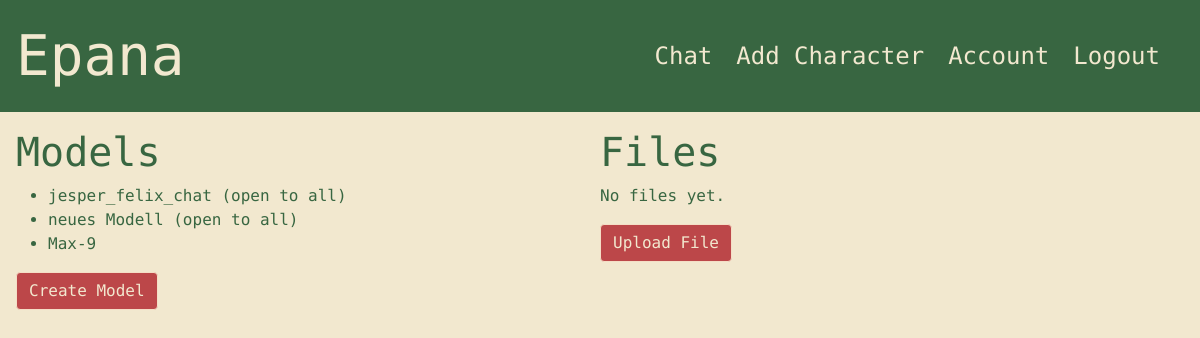
Page /models (signed in) on the earlier database version.
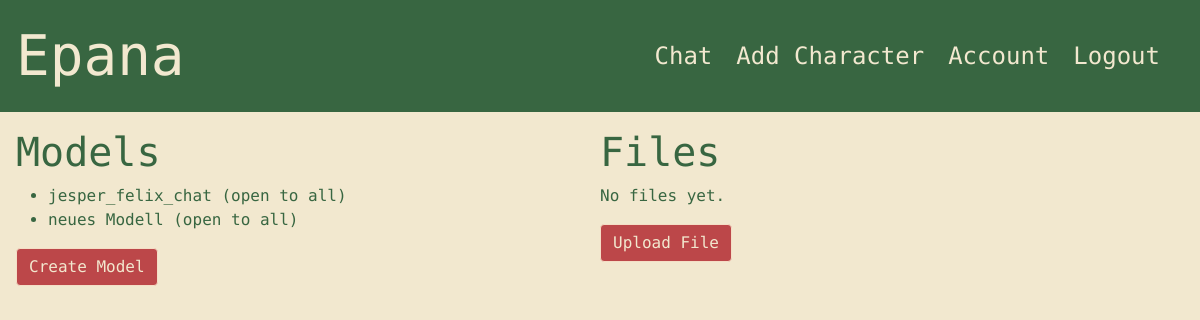
Same page on the later database version.
### tables this page shows
CREATE TABLE models
(
    id       integer not null
        primary key,
    owner_id integer not null,
    model_id TEXT    not null,
    name     TEXT    not null
        constraint models_pk
            unique,
    thread_id TEXT not null
);

### app.py (the view)
@app.route('/models', methods=["GET", "POST"])
@login_required
def models():
    if request.method == "POST":
        return
    else:
        db = get_db()
        cursor = db.cursor()
        cursor.execute("SELECT name FROM models WHERE owner_id = (?) OR owner_id = -1", (session["user_id"],))
        model_info = cursor.fetchall()
        cursor.execute("SELECT name, date FROM input_files WHERE owner_id = (?)", (session["user_id"],))
        file_info = cursor.fetchall()
        formatted_file_info = [
            (file, datetime.datetime.strptime(date, '%Y-%m-%d %H:%M:%S').strftime('%d-%m-%Y %H:%M')) for file, date
            in file_info]
        return render_template("models.html", models=model_info, files=formatted_file_info)

### app.py (called while the page is built)
def get_db():
    if 'db' not in g:
        g.db = sqlite3.connect(DATABASE)
    return g.db

### helpers.py (called while the page is built)
def login_required(f):
    @wraps(f)
    def decorated_function(*args, **kwargs):
        if session.get("user_id") is None:
            return redirect("/login")
        return f(*args, **kwargs)
    return decorated_function

### templates/models.html (shortened to what this page needs)
{% extends "layout.html" %}
{% block css %}
<link href="/static/models.css" rel="stylesheet">
{% endblock %}
{% block main %}
<div class="column">
    <h1>Models</h1>
    {% if models %}
    <ul id="models">
        {% for model in models %}
        <li>
            {{ model[0] }}
        </li>
        {% endfor %}
    </ul>
    {% else %}
    <p>No models yet.</p>
    {% endif %}
    <button class="btn btn-red"><a href="/create_model">Create Model</a></button>
</div>
<div class="column">
    <h1>Files</h1>
    {% if files %}
    <ul>
        {% for file in files %}
        <li>{{ file[0] }} - Upload Time: {{ file[1] }}</li>
        {% endfor %}
    </ul>
    {% else %}
    <p>No files yet.</p>
    {% endif %}
    <button class="btn btn-red"><a href="/upload_file">Upload File</a></button>
</div>
{% endblock %}

### templates/layout.html (shortened to what this page needs)
<!DOCTYPE html>
<html lang="en">
<head>
    <link href="https://cdn.jsdelivr.net/npm/bootstrap@5.1.3/dist/css/bootstrap.min.css"
 rel="stylesheet">
    <link href="/static/styles.css" rel="stylesheet">
    <link href="/static/messages.css" rel="stylesheet">
    <link href="/static/navbar.css" rel="stylesheet">
    {% block css %}{% endblock %}
</head>
<body>
<div id="nav-bar">
    <a href="/"><h1>Epana</h1></a>
    <div id="nav-links">
        {% if session["user_id"] %}
        <a href="/chat">Chat</a>
        <a href="/add_character">Add Character</a>
        <a href="/account">Account</a>
        <a href="/logout">Logout</a>
        {% else %}
        <a href="/login">Login</a>
        <a href="/register">Register</a>
        {% endif %}
    </div>
</div>
<main>
    {% block main %}{% endblock %}
</main>
</body>
</html>

### static/styles.css (style rules this page uses)
html, body { margin: 0; height: 100%; min-height: 100%; }
body { font-size: 2vh; font-family: 'Fira Code', monospace; display: flex; flex-direction: column; background-color: #f2e8cf; }
a { text-decoration: none; color: #f2e8cf; transition: 0.3s ease; }
main { height: 86vh; padding: 2vh 2vh 2vh 2vh; color: #386641; }
main h1 { color: #386641; font-size: 5vh; }
.btn { font-size: 1em; min-width: fit-content; max-width: 10vw; min-height: fit-content; max-height: 10vh; }
.btn-red { background-color: #BC4749; border-color: #f5dec6; color: #ffffff; }

### static/navbar.css (style rules this page uses)
#nav-bar { height: 14vh; padding: 2vh 2vh 2vh 2vh; display: flex; justify-content: space-between; align-items: center; background-color: #386641; color: #f2e8cf; transition: 0.3s ease; flex: none; }
#nav-links { display: flex; align-items: center; transition: 1s ease; }
#nav-bar h1 { font-size: 7vh; margin: 0; }
#nav-bar a { font-size: 3vh; margin-right: 3vh; color: #f2e8cf; transition: color 0.3s ease; }

### static/models.css (style rules this page uses)
.column { width: 50%; float: left; }

Differences in the rows shown:
removed models: name "Max-9"
